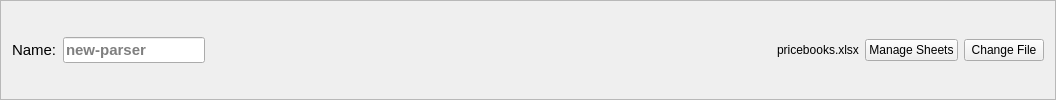
    <widget class="QFrame" name="parser_name_frame">
     <property name="sizePolicy">
      <sizepolicy hsizetype="Preferred" vsizetype="Fixed">
       <horstretch>0</horstretch>
       <verstretch>0</verstretch>
      </sizepolicy>
     </property>
     <property name="frameShape">
      <enum>QFrame::Shape::StyledPanel</enum>
     </property>
     <property name="frameShadow">
      <enum>QFrame::Shadow::Raised</enum>
     </property>
     <layout class="QGridLayout" name="gridLayout_6">
      <item row="0" column="7">
       <widget class="QPushButton" name="pushButton">
        <property name="text">
         <string>Manage Sheets</string>
        </property>
       </widget>
      </item>
      <item row="0" column="5">
       <widget class="QLabel" name="input_file_label">
        <property name="sizePolicy">
         <sizepolicy hsizetype="Preferred" vsizetype="Maximum">
          <horstretch>0</horstretch>
          <verstretch>0</verstretch>
         </sizepolicy>
        </property>
        <property name="text">
         <string>pricebooks.xlsx</string>
        </property>
       </widget>
      </item>
      <item row="0" column="3">
       <spacer name="horizontalSpacer_4">
        <property name="orientation">
         <enum>Qt::Orientation::Horizontal</enum>
        </property>
        <property name="sizeHint" stdset="0">
         <size>
          <width>566</width>
          <height>20</height>
         </size>
        </property>
       </spacer>
      </item>
      <item row="0" column="0">
       <widget class="QLabel" name="parser_name_label">
        <property name="font">
         <font>
          <pointsize>11</pointsize>
         </font>
        </property>
        <property name="text">
         <string>Name:</string>
        </property>
       </widget>
      </item>
      <item row="0" column="1">
       <widget class="QLineEdit" name="parser_name_line_edit">
        <property name="sizePolicy">
         <sizepolicy hsizetype="Fixed" vsizetype="Fixed">
          <horstretch>0</horstretch>
          <verstretch>0</verstretch>
         </sizepolicy>
        </property>
        <property name="font">
         <font>
          <pointsize>11</pointsize>
          <bold>true</bold>
         </font>
        </property>
        <property name="frame">
         <bool>true</bool>
        </property>
        <property name="placeholderText">
         <string>new-parser</string>
        </property>
        <property name="clearButtonEnabled">
         <bool>false</bool>
        </property>
       </widget>
      </item>
      <item row="0" column="8">
       <widget class="QPushButton" name="choose_file_button">
        <property name="text">
         <string>Change File</string>
        </property>
       </widget>
      </item>
     </layout>
    </widget>
